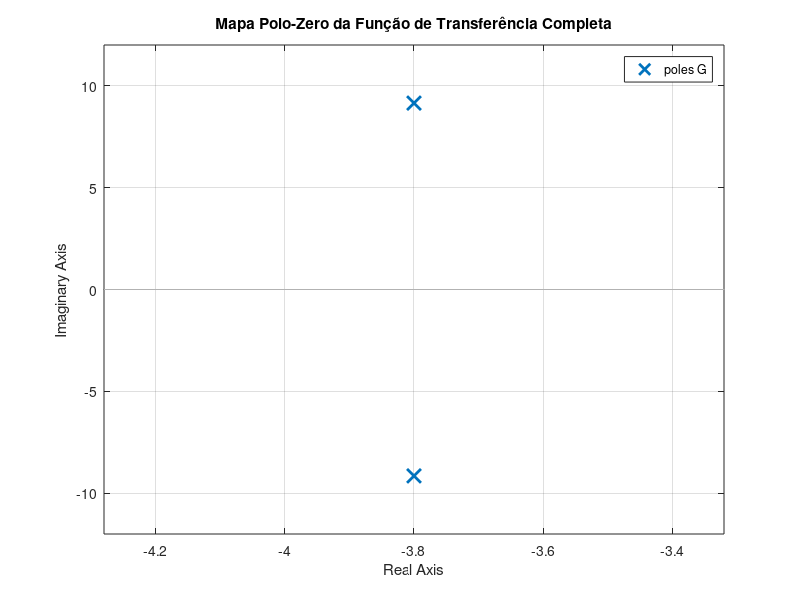
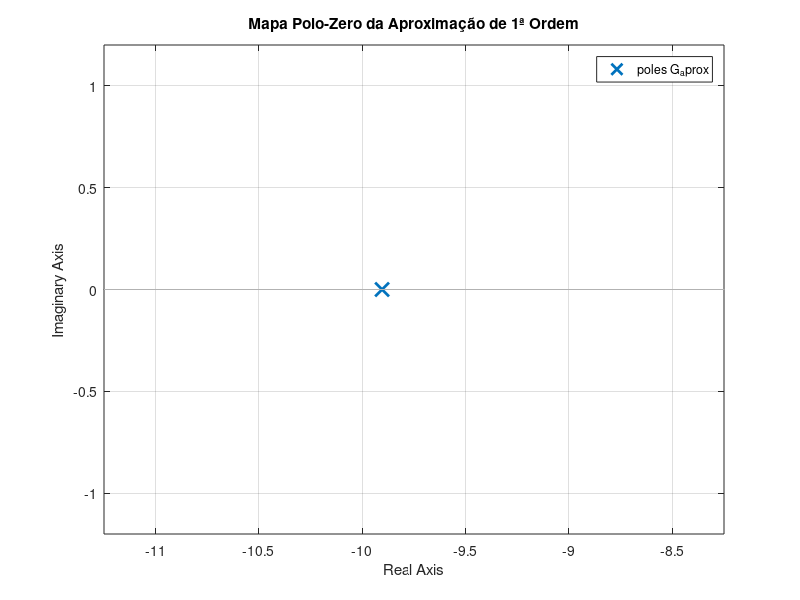

Source code (MATLAB) for these figures, in order:
% Parâmetros estimados
J = 0.001;           % kg.m^2
C = 0.0076;          % Nms/rad
Ke = 7e-4;           % V.s/rad
Kt = 3e-5;           % Nm/A
Ra = 46;             % Ohm
M = 0.1;             % kg
g = 9.81;            % m/s^2
d = 0.1;             % m

% Função de transferência da planta completa
num = Kt / Ra;
den = [J, (C + (Kt*Ke)/Ra), M*g*d];
G = tf(num, den);

% Ganho estático e polo dominante
K_aprox = dcgain(G);
p = pole(G);
tau = 1 / abs(p(1));  % Constante de tempo estimada
G_aprox = tf(K_aprox, [tau 1]);

figure;
pzmap(G);
title('Mapa Polo-Zero da Função de Transferência Completa');
grid on;

figure;
pzmap(G_aprox);
title('Mapa Polo-Zero da Aproximação de 1ª Ordem');
grid on;

% Mostrar polos e zeros
disp('Polos da planta completa:');
disp(pole(G));

disp('Zeros da planta completa:');
disp(zero(G));